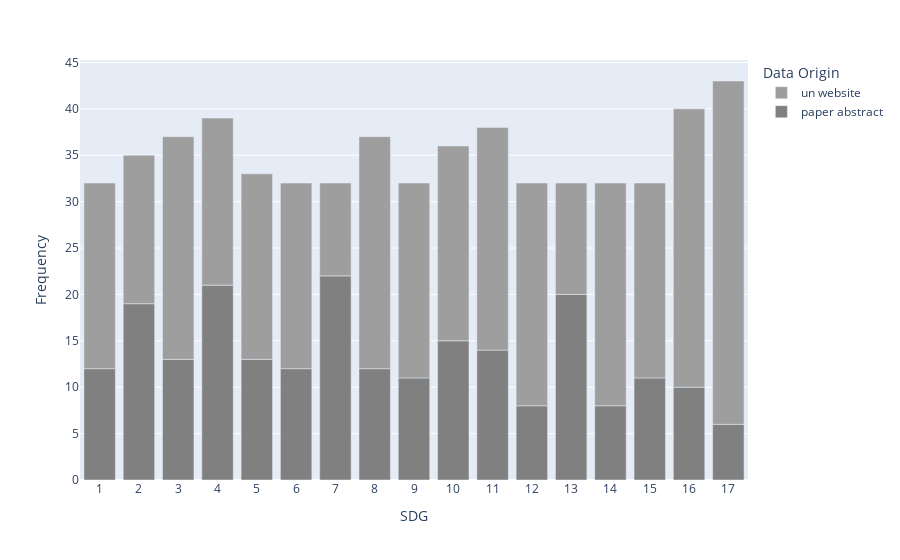

This figure's notebook cell:
### Code cell
# Scientific Data: Distribution of samples per class

# prepare
sgd_value_counts = text_train_1[text_train_1['data_origin'] != 'wikipedia article'].groupby(['sdg', 'data_origin'])['text'].count().to_frame()
sgd_value_counts.reset_index(inplace=True)
sgd_value_counts['sdg'] = sgd_value_counts['sdg'].apply(lambda x: str(x))

# plot
fig = px.bar(
    sgd_value_counts, 
    x='sdg', 
    y='text', 
    color='data_origin',
    color_discrete_map={
        'paper abstract': 'gray',
        'un website': "#9e9e9e"
    }
).update_layout(
    xaxis_title="SDG", 
    yaxis_title="Frequency", 
    legend_title="Data Origin", 
    xaxis_tickmode='linear',
    # legend=dict(
    #     yanchor="top",
    #     y=1.0,
    #     xanchor="left",
    #     x=0.01
    # ),
    legend_traceorder="reversed"
)
pio.write_image(fig, "data/plot_images/frequency_si_data.png", scale=3, width=900, height=400)
fig.show()

### Figure 1 — Plotly figure (JSON) as saved in the notebook; plotly's stock layout.template omitted (floating-point values rounded to 4 significant figures)
{"data": [{"alignmentgroup": "True", "hovertemplate": "data_origin=paper abstract<br>sdg=%{x}<br>text=%{y}<extra></extra>", "legendgroup": "paper abstract", "marker": {"color": "gray", "pattern": {"shape": ""}}, "name": "paper abstract", "offsetgroup": "paper abstract", "orientation": "v", "showlegend": true, "textposition": "auto", "type": "bar", "x": ["1", "2", "3", "4", "5", "6", "7", "8", "9", "10", "11", "12", "13", "14", "15", "16", "17"], "xaxis": "x", "y": [12, 19, 13, 21, 13, 12, 22, 12, 11, 15, 14, 8, 20, 8, 11, 10, 6], "yaxis": "y"}, {"alignmentgroup": "True", "hovertemplate": "data_origin=un website<br>sdg=%{x}<br>text=%{y}<extra></extra>", "legendgroup": "un website", "marker": {"color": "#9e9e9e", "pattern": {"shape": ""}}, "name": "un website", "offsetgroup": "un website", "orientation": "v", "showlegend": true, "textposition": "auto", "type": "bar", "x": ["1", "2", "3", "4", "5", "6", "7", "8", "9", "10", "11", "12", "13", "14", "15", "16", "17"], "xaxis": "x", "y": [20, 16, 24, 18, 20, 20, 10, 25, 21, 21, 24, 24, 12, 24, 21, 30, 37], "yaxis": "y"}], "layout": {"barmode": "relative", "legend": {"title": {"text": "Data Origin"}, "tracegroupgap": 0, "traceorder": "reversed"}, "margin": {"t": 60}, "xaxis": {"anchor": "y", "domain": [0, 1], "tickmode": "linear", "title": {"text": "SDG"}}, "yaxis": {"anchor": "x", "domain": [0, 1], "title": {"text": "Frequency"}}}}
